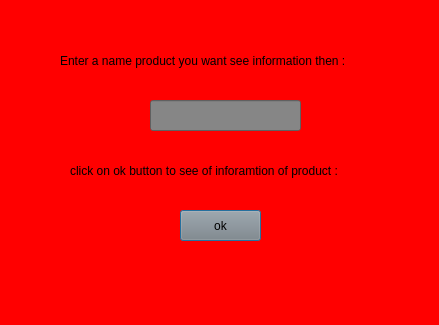
<?xml version="1.0" encoding="UTF-8"?>
<ui version="4.0">
 <class>show_product_by_click</class>
 <widget class="QDialog" name="show_product_by_click">
  <property name="geometry">
   <rect>
    <x>0</x>
    <y>0</y>
    <width>439</width>
    <height>325</height>
   </rect>
  </property>
  <property name="windowTitle">
   <string>Dialog</string>
  </property>
  <property name="styleSheet">
   <string notr="true">background-color: rgb(255, 0, 0);</string>
  </property>
  <widget class="QPushButton" name="pushButton">
   <property name="geometry">
    <rect>
     <x>180</x>
     <y>210</y>
     <width>81</width>
     <height>31</height>
    </rect>
   </property>
   <property name="styleSheet">
    <string notr="true">background-color: rgb(134, 134, 134);
font: 700 italic 10pt &quot;Segoe UI&quot;;
</string>
   </property>
   <property name="text">
    <string>ok</string>
   </property>
  </widget>
  <widget class="QLineEdit" name="lineEdit">
   <property name="geometry">
    <rect>
     <x>150</x>
     <y>100</y>
     <width>151</width>
     <height>31</height>
    </rect>
   </property>
   <property name="styleSheet">
    <string notr="true">background-color: rgb(134, 134, 134);
font: 700 italic 10pt &quot;Segoe UI&quot;;</string>
   </property>
  </widget>
  <widget class="QLabel" name="label">
   <property name="geometry">
    <rect>
     <x>60</x>
     <y>50</y>
     <width>341</width>
     <height>21</height>
    </rect>
   </property>
   <property name="styleSheet">
    <string notr="true">
font: 700 italic 10pt &quot;Segoe UI&quot;;</string>
   </property>
   <property name="text">
    <string>Enter a name product you want see information then :</string>
   </property>
  </widget>
  <widget class="QLabel" name="label_2">
   <property name="geometry">
    <rect>
     <x>70</x>
     <y>160</y>
     <width>321</width>
     <height>21</height>
    </rect>
   </property>
   <property name="styleSheet">
    <string notr="true">
font: 700 italic 10pt &quot;Segoe UI&quot;;</string>
   </property>
   <property name="text">
    <string>click on ok button to see of inforamtion of product : </string>
   </property>
  </widget>
 </widget>
 <resources/>
 <connections>
  <connection>
   <sender>pushButton</sender>
   <signal>clicked()</signal>
   <receiver>show_product_by_click</receiver>
   <slot>close()</slot>
   <hints>
    <hint type="sourcelabel">
     <x>202</x>
     <y>235</y>
    </hint>
    <hint type="destinationlabel">
     <x>309</x>
     <y>210</y>
    </hint>
   </hints>
  </connection>
 </connections>
</ui>
